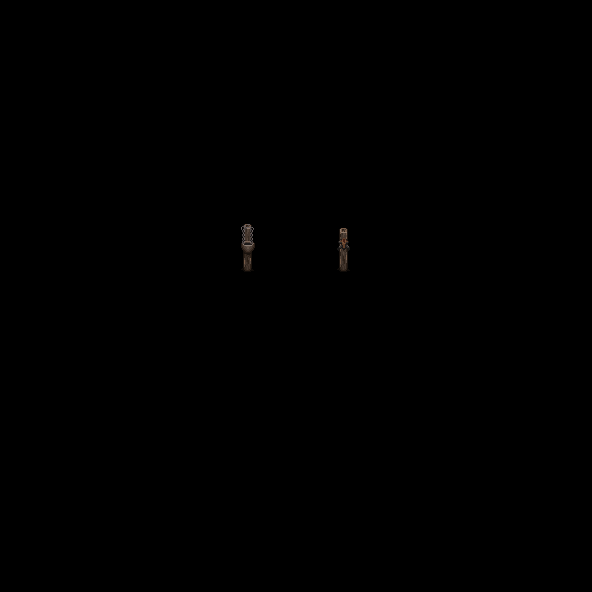

This is a level from a 2D game, rendered from its Tiled map with the project's own tilesets. A one-line summary and the map file follow, with tile-layer data summarised:
An orthogonal 37x37 tile map with 16x16 px tiles, 1 tile layer (decorative).

<map version="1.10" tiledversion="1.10.0" orientation="orthogonal" renderorder="right-down" width="37" height="37" tilewidth="16" tileheight="16" infinite="0" nextlayerid="13" nextobjectid="73">
 <tileset firstgid="1" name="decorative" tilewidth="16" tileheight="16" tilecount="256" columns="16">
  <image source="../Images/Map/Decorative.png" width="256" height="256" />
 </tileset>
 <layer id="8" name="decorative" width="37" height="37">
  <data>[1369 cells, 8 non-empty, 7 distinct tile ids]</data>
 </layer>
</map>
